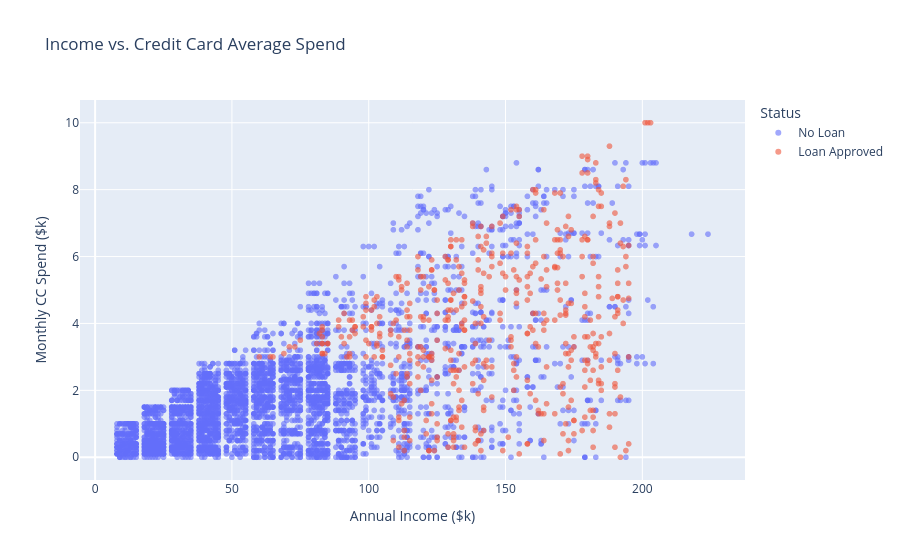

Here is the notebook cell this chart was saved with:
### Code cell
fig = px.scatter(
    df, 
    x='Income', 
    y='CCAvg', 
    color='Personal.Loan',
    title='Income vs. Credit Card Average Spend',
    labels={'Income': 'Annual Income ($k)', 'CCAvg': 'Monthly CC Spend ($k)', 'Personal.Loan': 'Status'},
    opacity=0.6
)


fig.show()

### Figure 1 — Plotly figure (JSON) as saved in the notebook; plotly's stock layout.template omitted (floating-point values rounded to 4 significant figures; data arrays with more than 128 entries replaced by an {"elided": "..."} marker saying what was removed)
{"data": [{"hovertemplate": "Status=No Loan<br>Annual Income ($k)=%{x}<br>Monthly CC Spend ($k)=%{y}<extra></extra>", "legendgroup": "No Loan", "marker": {"color": "#636efa", "opacity": 0.6, "symbol": "circle"}, "mode": "markers", "name": "No Loan", "showlegend": true, "type": "scattergl", "x": {"elided": "4520 int values"}, "xaxis": "x", "y": {"elided": "4520 float values"}, "yaxis": "y"}, {"hovertemplate": "Status=Loan Approved<br>Annual Income ($k)=%{x}<br>Monthly CC Spend ($k)=%{y}<extra></extra>", "legendgroup": "Loan Approved", "marker": {"color": "#EF553B", "opacity": 0.6, "symbol": "circle"}, "mode": "markers", "name": "Loan Approved", "showlegend": true, "type": "scattergl", "x": {"elided": "480 int values"}, "xaxis": "x", "y": {"elided": "480 float values"}, "yaxis": "y"}], "layout": {"legend": {"title": {"text": "Status"}, "tracegroupgap": 0}, "title": {"text": "Income vs. Credit Card Average Spend"}, "xaxis": {"anchor": "y", "domain": [0, 1], "title": {"text": "Annual Income ($k)"}}, "yaxis": {"anchor": "x", "domain": [0, 1], "title": {"text": "Monthly CC Spend ($k)"}}}}
